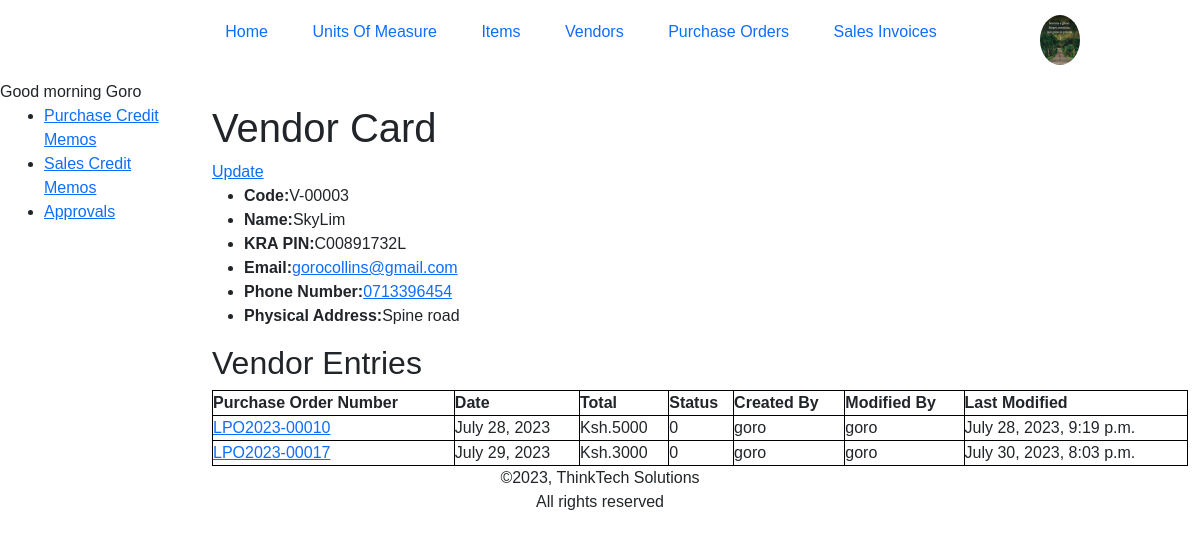
Page /inventory/vendor-detail/V-00003/ (signed in) on the earlier database version.
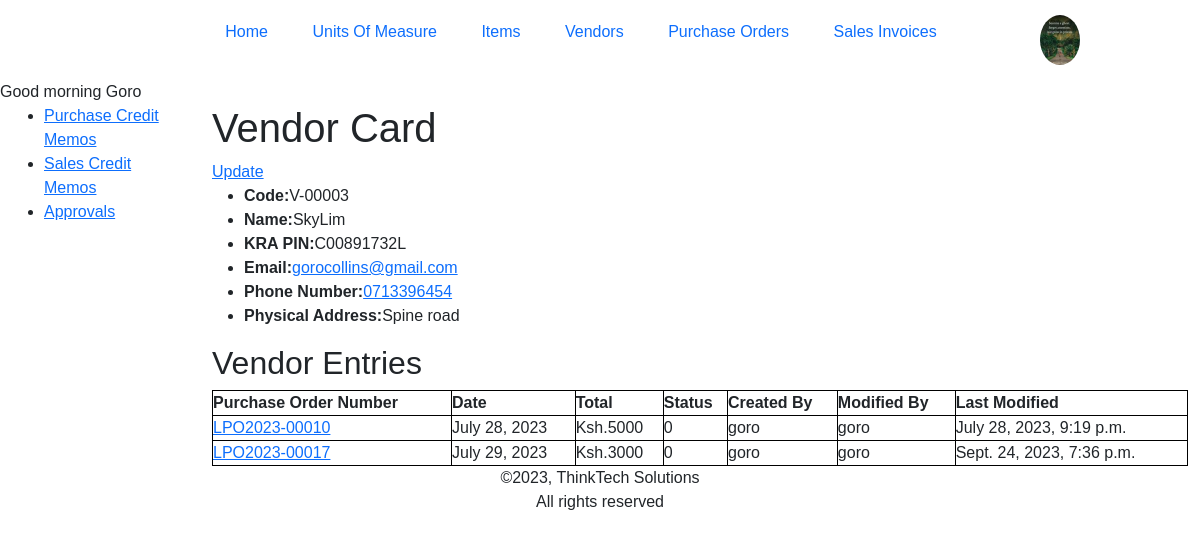
Same page on the later database version.
### inventory/models.py (models this page shows, shortened)
class PurchaseHeader(models.Model):
    number = AlphanumericAutoField(primary_key=True, editable=False)
    vendor = models.ForeignKey(Vendor, on_delete=models.PROTECT, related_name='vendor', related_query_name='vendor')
    date = models.DateField(auto_now_add=True, editable=False)
    total = models.IntegerField(editable=False, default=0)
    last_modified_at = models.DateTimeField(auto_now=True, editable=False)
    approval_status = ((0, 'Open'), (1, 'Pending Approval'), (2, 'Approved'), (3, 'Cancelled Approval'))
    status = models.CharField(max_length=30, choices=approval_status, default=0)
    created_by = models.ForeignKey('auth.User', blank=True, null=True, default=None, on_delete=models.PROTECT, related_name='lpo', related_query_name='lpo',editable=False)
    modified_by = models.ForeignKey('auth.User', blank=True, null=True, default=None, on_delete=models.PROTECT, related_name='lpo_m', related_query_name='lpo_m',editable=False)
    class Meta:
        verbose_name_plural = 'Purchase Orders'
        ordering = ["number"]

### inventory/views.py (the view)
# urls.py: path('vendor-detail/<str:pk>/', views.VendorDetailView.as_view(), name='vendor-detail'),
class VendorDetailView(LoginRequiredMixin, generic.DetailView):
    model = Vendor
    paginate_by = 25

### inventory/templatetags/custom_filters.py (called while the page is built)
@register.filter
def greeting(value):
    current_time = datetime.now().time()
    current_hour = current_time.hour
    if 5 <= current_hour < 12:
        time_category = "morning"
    elif 12 <= current_hour < 17:
        time_category = "afternoon"
    elif 17 <= current_hour < 20:
        time_category = "evening"
    else:
        time_category = "evening"
    return f"Good {time_category}"

### inventory/templates/inventory/vendor_detail.html (shortened to what this page needs)
{% extends "inventory/base.html" %}
{% block content %}
    <h1>Vendor Card</h1>
    <a href="{% url 'inventory:vendor-update' vendor.code %}">Update</a>
    <ul>
        <li><strong>Code:</strong>{{vendor.code}}</li>
        <li><strong>Name:</strong>{{vendor.description}}</li>
        <li><strong>KRA PIN:</strong>{{vendor.kra_pin}}</li>
        <li><strong>Email:</strong><a href="mailto:{{vendor.contact_email}}">{{vendor.contact_email}}</a></li>
        <li><strong>Phone Number:</strong><a href="tel:{{vendor.contact_phone}}">{{vendor.contact_phone}}</a></li>
        <li><strong>Physical Address:</strong>{{vendor.address}}</li>
    </ul>
    <h2>Vendor Entries</h2>
    <table>
        <tr>
            <th>Purchase Order Number</th>
            <th>Date</th>
            <th>Total</th>
            <th>Status</th>
            <th>Created By</th>
            <th>Modified By</th>
            <th>Last Modified</th>
        </tr>
        {% for lpo in vendor.vendor.all %}
        <tr>
            <td><a href="{% url 'inventory:purchaseorder-detail' lpo.pk %}">{{lpo.number}}</a></td>
            <td>{{lpo.date}}</td>
            <td>Ksh.{{lpo.total}}</td>
            <td>{{lpo.get_status_display}}</td>
            <td>{{lpo.created_by}}</td>
            <td>{{lpo.modified_by}}</td>
            <td>{{lpo.last_modified_at}}</td>
        </tr>
        {% endfor %}
    </table>
{% endblock %}

Differences in the rows shown:
changed PurchaseHeader "LPO2023-00017": last_modified_at "July 30, 2023, 8:03 p.m." → "Sept. 24, 2023, 7:36 p.m."
